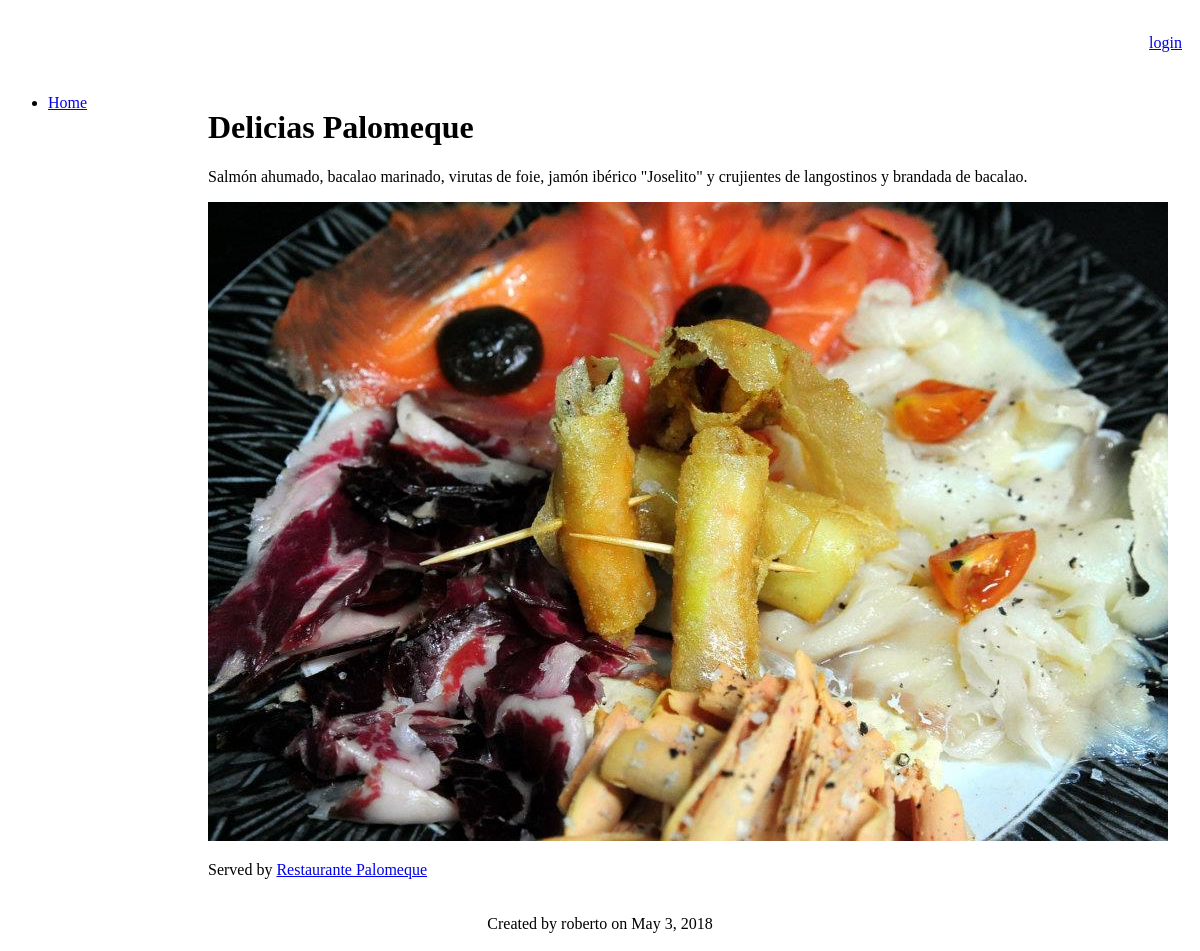
Screenshot of /myrestaurants/restaurants/2/dishes/3 with the database file from the repository.
### myrestaurants/models.py (models this page shows, shortened)
class Dish(models.Model):
    name = models.CharField(max_length=120)
    description = models.TextField(blank=True, null=True)
    price = models.DecimalField('Euro amount', max_digits=8, decimal_places=2, blank=True, null=True)
    user = models.ForeignKey(User, default=1, on_delete=models.CASCADE)
    date = models.DateField(default=date.today)
    image = models.ImageField(upload_to="myrestaurants", blank=True, null=True)
    restaurant = models.ForeignKey(Restaurant, null=True, related_name='dishes', on_delete=models.CASCADE)

class Restaurant(models.Model):
    name = models.CharField(max_length=120)
    street = models.CharField(max_length=120, blank=True, null=True)
    number = models.IntegerField(blank=True, null=True)
    city = models.CharField(max_length=120, blank=True, null=True)
    zipCode = models.CharField(max_length=120, blank=True, null=True)
    stateOrProvince = models.CharField(max_length=120, blank=True, null=True)
    country = models.CharField(max_length=120, blank=True, null=True)
    telephone = models.CharField(max_length=120, blank=True, null=True)
    url = models.URLField(blank=True, null=True)
    user = models.ForeignKey(User, default=1, on_delete=models.CASCADE)
    date = models.DateField(default=date.today)

### myrestaurants/templates/myrestaurants/dish_detail.html (shortened to what this page needs)
{% extends "myrestaurants/base.html" %}
{% block content %}
<h1>
    {{ dish.name }}
</h1>
<p>{{ dish.description }}</p>
{% if dish.image %}
    <p><img src="{{ dish.image.url }}"/></p>
{% endif %}
<p>Served by <a href="{% url 'myrestaurants:restaurant_detail' dish.restaurant.id %}">{{ dish.restaurant.name }}</a></p>
{% endblock %}
{% block footer %}
    Created by {{ dish.user }} on {{ dish.date }}
{% endblock %}

### rows the page displays
Dish: name "Delicias Palomeque", description "Salmón ahumado, bacalao marinado, virutas de foie, jamón ibérico \"Joselito\" y crujientes de langostinos y brandada de bacalao.", image (picture), restaurant.name "Restaurante Palomeque", user "roberto", date "May 3, 2018"
